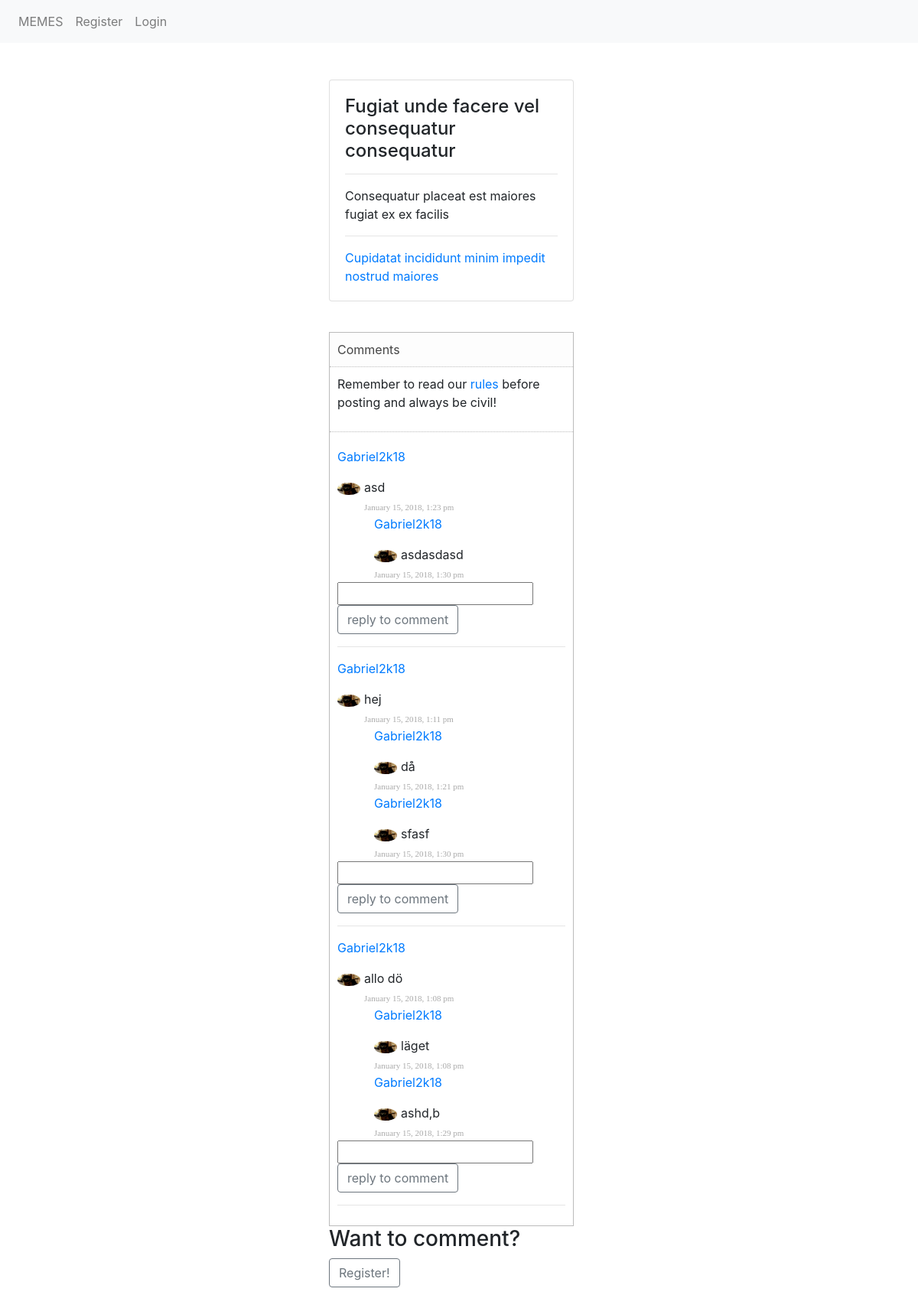
Page /comments.php?id=50 on the committed database.
### tables this page shows
CREATE TABLE "POSTS" (
	`post_id`	INTEGER NOT NULL PRIMARY KEY AUTOINCREMENT,
	`title`	TEXT NOT NULL,
	`user_id`	INTEGER NOT NULL,
	`link`	TEXT,
	`post_date`	TEXT,
	`description`	TEXT
);

CREATE TABLE "COMMENTS" (
	`comment_id`	INTEGER PRIMARY KEY AUTOINCREMENT,
	`user_id`	INTEGER,
	`comment`	TEXT NOT NULL,
	`post_id`	INTEGER,
	`comment_date`	TEXT
);

CREATE TABLE "REPLY" (
	`post_id`	INTEGER,
	`user_id`	INTEGER,
	`comment_id`	INTEGER,
	`reply_id`	INTEGER PRIMARY KEY AUTOINCREMENT,
	`reply_comment`	TEXT,
	`reply_date`	TEXT
);

CREATE TABLE "USERS" (
	`ID`	INTEGER NOT NULL PRIMARY KEY AUTOINCREMENT,
	`USERNAME`	TEXT NOT NULL,
	`MAIL`	TEXT NOT NULL,
	`PASSWORD`	TEXT NOT NULL,
	`BIO`	TEXT,
	`IMAGE`	TEXT
);

### app/functions.php (called while the page is built, shortened)
<?php
function allReplies($pdo, $commentId) {
  $statement = $pdo->prepare("SELECT USERNAME, ID, IMAGE, reply_comment, reply_date
                               FROM USERS INNER JOIN REPLY
                               ON USERS.ID = REPLY.user_id
                               WHERE comment_id = '$commentId'");
  $statement->execute();
  $replyComment = $statement->fetchAll(PDO::FETCH_ASSOC);
  return $replyComment;
}
function allComments($pdo, $postId) {
  $commentTable = $pdo->prepare("SELECT USERNAME, IMAGE, comment, comment_date, comment_id, USERS.ID
                               FROM COMMENTS
                               INNER JOIN USERS
                               ON COMMENTS.user_id = USERS.ID
                               WHERE post_id = :postId
                               ORDER BY comment_id DESC");
  $commentTable->bindParam(':postId', $postId, PDO::PARAM_INT);
  $commentTable->execute();
  $comment = $commentTable->fetchAll(PDO::FETCH_ASSOC);
  return $comment;
}
function singlePost($pdo, $postId){
  $statement = $pdo->query("SELECT * FROM POSTS
                            WHERE post_id = '$postId'");
  $post = $statement->fetch(PDO::FETCH_ASSOC);
  return $post;
}

### comments.php (the view, shortened to what this page needs)
<?php
require __DIR__.'/views/header.php';
$postId = $_GET['id'];
$comment = allComments($pdo, $postId);
$post = singlePost($pdo, $postId);
?>
<div class="mx-auto col-4">
<div class="card" style="width: 20rem;">
  <div class="card-body">
    <h4 class="card-title"><?php echo $post['title'];?></h4>
    <hr>
    <p class="card-text"><?php echo $post['description'] ?></p>
    <hr>
    <a href=" <?php echo $post['link']; ?> "> <?php echo $post['link']; ?> <a/>
    </div>
  </div>
<div class="detailBox">
  <div class="titleBox">
    <label>Comments</label>
  </div>
  <div class="commentBox">
    <p class="taskDescription">Remember to read our <a href="#">rules</a> before posting and always be civil!</p>
  </div>
  <div class="actionBox">
    <ul class="commentList">
<?php foreach ($comment as $key => $allComments) { ?>
      <li>
      <a href="viewProfile.php?id=<?php echo $value['ID'] ?>"><p><?php echo $allComments['USERNAME']; ?></p></a>
        <div class="commenterImage">
          <img src="<?php
          if ($allComments['IMAGE']){
            echo "images/".$allComments['IMAGE'];
          } else {
            echo "https://s3.amazonaws.com/wll-community-production/images/no-avatar.png";
          } ?>" />
        </div>
        <div class="commentText comment">
          <p class=""><?php echo $allComments['comment'] ?></p> <span class="date sub-text"> <?php echo $allComments['comment_date'] ?></span>
        </div>
      </li>
      <?php $allReplys = allReplies($pdo, $allComments['comment_id']);
          foreach ($allReplys as $key => $value){ ?>
          <div class="ml-5 comment">
            <a href="viewProfile.php?id=<?php echo $value['ID'] ?>"><p><?php echo $value['USERNAME']; ?></p></a>
            <div class="commenterImage">
              <img src="<?php
              if ($value['IMAGE']){
                echo "images/".$value['IMAGE'];
              } else {
                echo "https://s3.amazonaws.com/wll-community-production/images/no-avatar.png";
              } ?>" />
            </div>
            <div class="commentText">
              <p class=""><?php echo $value['reply_comment'] ?></p> <span class="date sub-text"> <?php echo $value['reply_date'] ?></span>
            </div>
          </div>
            <?php } ?>
            <div class="mb-2">
              <form action="app/comments/replyComment.php" method="post">
                <input type="text" name="comment" required>
                <button class ="btn btn-outline-secondary" type="submit" name="button">reply to comment</button>
              </form>
            </div>
            <hr>
            <?php } ?>
    </ul>
  </div>
</div>
<?php if (!isset($_SESSION['user'])){
    ?><h3>Want to comment?</h3> <?php
    ?><a href="register.php"> <button class="btn btn-outline-secondary" type="button" name="button">Register!</button> </a>
    <?php } ?>
</div>
<?php
require __DIR__.'/views/footer.php'; ?>

### assets/styles/main.css (style rules this page uses)
.detailBox { width:320px; border:1px solid #bbb; margin-top: 40px; }
.titleBox { background-color:#fdfdfd; padding:10px; }
.titleBox label { color:#444; margin:0; display:inline-block; }
.commentBox { padding:10px; border-top:1px dotted #bbb; }
.taskDescription { margin-top:10px 0; }
.commentList { padding:0; list-style:none; }
.commentList li { margin:0; margin-top:10px; }
.commentList li > div { display:table-cell; }
.commenterImage { width:30px; margin-right:5px; height:100%; float:left; }
.commenterImage img { width:100%; border-radius:50%; }
.commentText p { margin:0; }
.sub-text { color:#aaa; font-family:verdana; font-size:11px; }
.actionBox { border-top:1px dotted #bbb; padding:10px; }

### rows in the picture
posts: title "Fugiat unde facere vel consequatur consequatur", description "Consequatur placeat est maiores fugiat ex ex facilis", link "Cupidatat incididunt minim impedit nostrud maiores"
comments: USERNAME "Gabriel2k18", comment "asd", comment_date "January 15, 2018, 1:23 pm"
reply: user.USERNAME "Gabriel2k18", user.IMAGE (picture), reply_comment "asdasdasd", reply_date "January 15, 2018, 1:30 pm"
comments: USERNAME "Gabriel2k18", comment "hej", comment_date "January 15, 2018, 1:11 pm"
reply: user.USERNAME "Gabriel2k18", user.IMAGE (picture), reply_comment "då", reply_date "January 15, 2018, 1:21 pm"
reply: user.USERNAME "Gabriel2k18", user.IMAGE (picture), reply_comment "sfasf", reply_date "January 15, 2018, 1:30 pm"
comments: USERNAME "Gabriel2k18", comment "allo dö", comment_date "January 15, 2018, 1:08 pm"
reply: user.USERNAME "Gabriel2k18", user.IMAGE (picture), reply_comment "läget", reply_date "January 15, 2018, 1:08 pm"
reply: user.USERNAME "Gabriel2k18", user.IMAGE (picture), reply_comment "ashd,b", reply_date "January 15, 2018, 1:29 pm"
